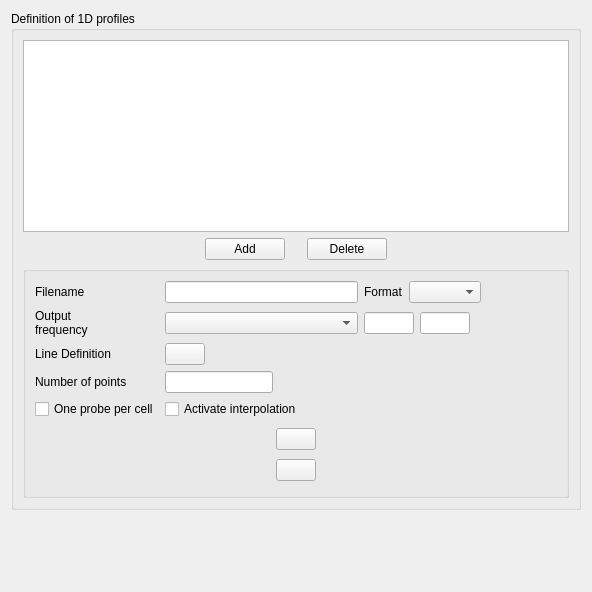
<?xml version="1.0" encoding="UTF-8"?>
<ui version="4.0">
 <class>ProfilesForm</class>
 <widget class="QWidget" name="ProfilesForm">
  <property name="geometry">
   <rect>
    <x>0</x>
    <y>0</y>
    <width>592</width>
    <height>592</height>
   </rect>
  </property>
  <property name="windowTitle">
   <string>Form</string>
  </property>
  <layout class="QGridLayout" name="gridLayout_5">
   <item row="0" column="0">
    <widget class="QGroupBox" name="groupBox">
     <property name="toolTip">
      <string>&lt;html&gt;&lt;head/&gt;&lt;body&gt;&lt;p&gt;&lt;span style=&quot; font-size:9pt;&quot;&gt;Define 1D profiles of variables along segments.&lt;/span&gt;&lt;/p&gt;&lt;/body&gt;&lt;/html&gt;</string>
     </property>
     <property name="title">
      <string>Definition of 1D profiles</string>
     </property>
     <layout class="QGridLayout" name="gridLayout_4">
      <item row="0" column="0">
       <widget class="QTreeView" name="treeViewProfile">
        <property name="toolTip">
         <string>&lt;html&gt;&lt;head/&gt;&lt;body&gt;&lt;p&gt;&lt;span style=&quot; font-size:9pt;&quot;&gt;Add and define new 1D profiles. Each profile has the following properties:&lt;br/&gt;- Filename: name of the file that will be written,&lt;br/&gt;- Format: &lt;/span&gt;&lt;span style=&quot; font-size:9pt; font-weight:600;&quot;&gt;.dat&lt;/span&gt;&lt;span style=&quot; font-size:9pt;&quot;&gt; or &lt;/span&gt;&lt;span style=&quot; font-size:9pt; font-weight:600;&quot;&gt;.csv&lt;/span&gt;&lt;span style=&quot; font-size:9pt;&quot;&gt;, extension of the file,&lt;br/&gt;- Output frequency: two possibilities, either at the end of the calculation or at each ’&lt;/span&gt;&lt;span style=&quot; font-size:9pt; font-weight:600;&quot;&gt;n&lt;/span&gt;&lt;span style=&quot; font-size:9pt;&quot;&gt;’ time steps,&lt;br/&gt;- Line definition: set the parametric equation of the segment through the Mathematical expression editor,&lt;br/&gt;- Number of points: number of sample points along the segment.&lt;/span&gt;&lt;/p&gt;&lt;/body&gt;&lt;/html&gt;</string>
        </property>
        <property name="indentation">
         <number>0</number>
        </property>
        <property name="rootIsDecorated">
         <bool>false</bool>
        </property>
       </widget>
      </item>
      <item row="1" column="0">
       <layout class="QHBoxLayout">
        <property name="spacing">
         <number>6</number>
        </property>
        <property name="leftMargin">
         <number>0</number>
        </property>
        <property name="topMargin">
         <number>0</number>
        </property>
        <property name="rightMargin">
         <number>0</number>
        </property>
        <property name="bottomMargin">
         <number>0</number>
        </property>
        <item>
         <spacer>
          <property name="orientation">
           <enum>Qt::Horizontal</enum>
          </property>
          <property name="sizeHint" stdset="0">
           <size>
            <width>20</width>
            <height>21</height>
           </size>
          </property>
         </spacer>
        </item>
        <item>
         <layout class="QHBoxLayout">
          <property name="spacing">
           <number>6</number>
          </property>
          <property name="leftMargin">
           <number>0</number>
          </property>
          <property name="topMargin">
           <number>0</number>
          </property>
          <property name="rightMargin">
           <number>0</number>
          </property>
          <property name="bottomMargin">
           <number>0</number>
          </property>
          <item>
           <widget class="QPushButton" name="pushButtonAdd">
            <property name="toolTip">
             <string>&lt;html&gt;&lt;head/&gt;&lt;body&gt;&lt;p&gt;&lt;span style=&quot; font-size:9pt;&quot;&gt;Add a 1D profile.&lt;/span&gt;&lt;/p&gt;&lt;/body&gt;&lt;/html&gt;</string>
            </property>
            <property name="text">
             <string>Add</string>
            </property>
           </widget>
          </item>
          <item>
           <spacer>
            <property name="orientation">
             <enum>Qt::Horizontal</enum>
            </property>
            <property name="sizeHint" stdset="0">
             <size>
              <width>16</width>
              <height>16</height>
             </size>
            </property>
           </spacer>
          </item>
          <item>
           <widget class="QPushButton" name="pushButtonDelete">
            <property name="toolTip">
             <string>&lt;html&gt;&lt;head/&gt;&lt;body&gt;&lt;p&gt;&lt;span style=&quot; font-size:9pt;&quot;&gt;Remove the last added 1D profile.&lt;/span&gt;&lt;/p&gt;&lt;/body&gt;&lt;/html&gt;</string>
            </property>
            <property name="text">
             <string>Delete</string>
            </property>
           </widget>
          </item>
         </layout>
        </item>
        <item>
         <spacer>
          <property name="orientation">
           <enum>Qt::Horizontal</enum>
          </property>
          <property name="sizeHint" stdset="0">
           <size>
            <width>16</width>
            <height>16</height>
           </size>
          </property>
         </spacer>
        </item>
       </layout>
      </item>
      <item row="2" column="0">
       <widget class="QGroupBox" name="groupBoxProfile">
        <property name="title">
         <string/>
        </property>
        <layout class="QGridLayout" name="gridLayout_3">
         <item row="0" column="0">
          <layout class="QGridLayout" name="gridLayout_2">
           <item row="0" column="0" colspan="3">
            <layout class="QGridLayout" name="gridLayout">
             <item row="1" column="2">
              <layout class="QHBoxLayout" name="horizontalLayoutFormat">
               <item>
                <widget class="QLabel" name="labelFormat">
                 <property name="sizePolicy">
                  <sizepolicy hsizetype="Minimum" vsizetype="Preferred">
                   <horstretch>0</horstretch>
                   <verstretch>0</verstretch>
                  </sizepolicy>
                 </property>
                 <property name="toolTip">
                  <string>&lt;html&gt;&lt;head/&gt;&lt;body&gt;&lt;p&gt;&lt;span style=&quot; font-size:9pt;&quot;&gt;Specify the format of the written file, .dat or .csv.&lt;/span&gt;&lt;/p&gt;&lt;/body&gt;&lt;/html&gt;</string>
                 </property>
                 <property name="text">
                  <string>Format</string>
                 </property>
                </widget>
               </item>
               <item>
                <widget class="QComboBox" name="comboBoxFormat">
                 <property name="toolTip">
                  <string>&lt;html&gt;&lt;head/&gt;&lt;body&gt;&lt;p&gt;&lt;span style=&quot; font-size:9pt;&quot;&gt;Specify the format of the written file, .dat or .csv.&lt;/span&gt;&lt;/p&gt;&lt;/body&gt;&lt;/html&gt;</string>
                 </property>
                </widget>
               </item>
               <item>
                <spacer name="horizontalSpacer_2">
                 <property name="orientation">
                  <enum>Qt::Horizontal</enum>
                 </property>
                 <property name="sizeHint" stdset="0">
                  <size>
                   <width>40</width>
                   <height>20</height>
                  </size>
                 </property>
                </spacer>
               </item>
              </layout>
             </item>
             <item row="2" column="0">
              <widget class="QLabel" name="labelFreq">
               <property name="toolTip">
                <string>&lt;html&gt;&lt;head/&gt;&lt;body&gt;&lt;p&gt;&lt;span style=&quot; font-size:9pt;&quot;&gt;Select and specify the output frequency of the 1D profile between:&lt;br/&gt;- At the end of the calculation,&lt;br/&gt;- At each ’n’ time steps.&lt;/span&gt;&lt;/p&gt;&lt;/body&gt;&lt;/html&gt;</string>
               </property>
               <property name="text">
                <string>Output
frequency</string>
               </property>
              </widget>
             </item>
             <item row="2" column="1">
              <widget class="QComboBox" name="comboBoxFreq">
               <property name="toolTip">
                <string>&lt;html&gt;&lt;head/&gt;&lt;body&gt;&lt;p&gt;&lt;span style=&quot; font-size:9pt;&quot;&gt;Select and specify the output frequency of the 1D profile between:&lt;br/&gt;- At the end of the calculation,&lt;br/&gt;- At each ’n’ time steps.&lt;/span&gt;&lt;/p&gt;&lt;/body&gt;&lt;/html&gt;</string>
               </property>
              </widget>
             </item>
             <item row="2" column="2">
              <layout class="QHBoxLayout" name="horizontalLayoutFormat">
               <item>
                <widget class="QLineEdit" name="lineEditFreq">
                 <property name="maximumSize">
                  <size>
                   <width>50</width>
                   <height>16777215</height>
                  </size>
                 </property>
                 <property name="toolTip">
                  <string>&lt;html&gt;&lt;head/&gt;&lt;body&gt;&lt;p&gt;&lt;span style=&quot; font-size:9pt;&quot;&gt;Select and specify the output frequency of the 1D profile between:&lt;br/&gt;- At the end of the calculation,&lt;br/&gt;- At each ’n’ time steps.&lt;/span&gt;&lt;/p&gt;&lt;/body&gt;&lt;/html&gt;</string>
                 </property>
                </widget>
               </item>
               <item>
                <widget class="QLineEdit" name="lineEditFreqTime">
                 <property name="maximumSize">
                  <size>
                   <width>50</width>
                   <height>16777215</height>
                  </size>
                 </property>
                 <property name="toolTip">
                  <string>&lt;html&gt;&lt;head/&gt;&lt;body&gt;&lt;p&gt;&lt;span style=&quot; font-size:9pt;&quot;&gt;Select and specify the output frequency of the 1D profile between:&lt;br/&gt;- At the end of the calculation,&lt;br/&gt;- At each ’n’ time steps.&lt;/span&gt;&lt;/p&gt;&lt;/body&gt;&lt;/html&gt;</string>
                 </property>
                </widget>
               </item>
               <item>
                <spacer name="horizontalSpacer">
                 <property name="orientation">
                  <enum>Qt::Horizontal</enum>
                 </property>
                 <property name="sizeHint" stdset="0">
                  <size>
                   <width>0</width>
                   <height>20</height>
                  </size>
                 </property>
                </spacer>
               </item>
              </layout>
             </item>
             <item row="3" column="0">
              <widget class="QLabel" name="label_3">
               <property name="toolTip">
                <string>&lt;html&gt;&lt;head/&gt;&lt;body&gt;&lt;p&gt;&lt;span style=&quot; font-size:9pt;&quot;&gt;Set the parametric equation of the segment through the formula editor.&lt;/span&gt;&lt;/p&gt;&lt;/body&gt;&lt;/html&gt;</string>
               </property>
               <property name="text">
                <string>Line Definition</string>
               </property>
              </widget>
             </item>
             <item row="3" column="1">
              <layout class="QHBoxLayout" name="horizontalLayout">
               <item>
                <widget class="QPushButton" name="pushButtonFormula">
                 <property name="toolTip">
                  <string>&lt;html&gt;&lt;head/&gt;&lt;body&gt;&lt;p&gt;&lt;span style=&quot; font-size:9pt;&quot;&gt;Set the parametric equation of the segment through the formula editor.&lt;/span&gt;&lt;/p&gt;&lt;/body&gt;&lt;/html&gt;</string>
                 </property>
                 <property name="text">
                  <string/>
                 </property>
                 <property name="icon">
                  <iconset resource="resources_pages.qrc">
                   <normaloff>:/new/prefix1/data/icons/22x22/edit-find-replace.png</normaloff>:/new/prefix1/data/icons/22x22/edit-find-replace.png</iconset>
                 </property>
                 <property name="iconSize">
                  <size>
                   <width>22</width>
                   <height>22</height>
                  </size>
                 </property>
                </widget>
               </item>
               <item>
                <spacer name="spacer_3">
                 <property name="orientation">
                  <enum>Qt::Horizontal</enum>
                 </property>
                 <property name="sizeHint" stdset="0">
                  <size>
                   <width>38</width>
                   <height>18</height>
                  </size>
                 </property>
                </spacer>
               </item>
              </layout>
             </item>
             <item row="3" column="2">
              <spacer name="spacer">
               <property name="orientation">
                <enum>Qt::Horizontal</enum>
               </property>
               <property name="sizeHint" stdset="0">
                <size>
                 <width>68</width>
                 <height>17</height>
                </size>
               </property>
              </spacer>
             </item>
             <item row="4" column="0">
              <widget class="QLabel" name="label_2">
               <property name="toolTip">
                <string>&lt;html&gt;&lt;head/&gt;&lt;body&gt;&lt;p&gt;&lt;span style=&quot; font-size:9pt;&quot;&gt;Specify the number of sample points along the segment.&lt;/span&gt;&lt;/p&gt;&lt;/body&gt;&lt;/html&gt;</string>
               </property>
               <property name="text">
                <string>Number of points</string>
               </property>
              </widget>
             </item>
             <item row="4" column="1">
              <layout class="QHBoxLayout" name="horizontalLayout_2">
               <item>
                <widget class="QLineEdit" name="lineEditNbPoint">
                 <property name="toolTip">
                  <string>&lt;html&gt;&lt;head/&gt;&lt;body&gt;&lt;p&gt;&lt;span style=&quot; font-size:9pt;&quot;&gt;Specify the number of sample points along the segment.&lt;/span&gt;&lt;/p&gt;&lt;/body&gt;&lt;/html&gt;</string>
                 </property>
                </widget>
               </item>
               <item>
                <spacer name="spacer_4">
                 <property name="orientation">
                  <enum>Qt::Horizontal</enum>
                 </property>
                 <property name="sizeHint" stdset="0">
                  <size>
                   <width>28</width>
                   <height>18</height>
                  </size>
                 </property>
                </spacer>
               </item>
              </layout>
             </item>
             <item row="4" column="2">
              <spacer name="spacer_2">
               <property name="orientation">
                <enum>Qt::Horizontal</enum>
               </property>
               <property name="sizeHint" stdset="0">
                <size>
                 <width>58</width>
                 <height>17</height>
                </size>
               </property>
              </spacer>
             </item>
             <item row="1" column="0">
              <widget class="QLabel" name="labelBaseName">
               <property name="toolTip">
                <string>&lt;html&gt;&lt;head/&gt;&lt;body&gt;&lt;p&gt;&lt;span style=&quot; font-size:9pt;&quot;&gt;Specify the name of the written file.&lt;/span&gt;&lt;/p&gt;&lt;/body&gt;&lt;/html&gt;</string>
               </property>
               <property name="text">
                <string>Filename</string>
               </property>
              </widget>
             </item>
             <item row="1" column="1">
              <widget class="QLineEdit" name="lineEditBaseName">
               <property name="toolTip">
                <string>&lt;html&gt;&lt;head/&gt;&lt;body&gt;&lt;p&gt;&lt;span style=&quot; font-size:9pt;&quot;&gt;Specify the name of the written file.&lt;/span&gt;&lt;/p&gt;&lt;/body&gt;&lt;/html&gt;</string>
               </property>
              </widget>
             </item>
             <item row="5" column="1">
              <widget class="QCheckBox" name="checkBoxActivateInterpolation">
               <property name="toolTip">
                <string>&lt;html&gt;&lt;head/&gt;&lt;body&gt;&lt;p&gt;Interpolate values at probes using a gradient-based first-order Taylor expansion.&lt;/p&gt;&lt;/body&gt;&lt;/html&gt;</string>
               </property>
               <property name="text">
                <string>Activate interpolation</string>
               </property>
              </widget>
             </item>
             <item row="5" column="0">
              <widget class="QCheckBox" name="checkBoxSnapToCenter">
               <property name="toolTip">
                <string>&lt;html&gt;&lt;head/&gt;&lt;body&gt;&lt;p&gt;If several points are located in the same cell,&lt;br/&gt;keep only the ones closest to the cell center.&lt;/p&gt;&lt;/body&gt;&lt;/html&gt;</string>
               </property>
               <property name="text">
                <string>One probe per cell</string>
               </property>
              </widget>
             </item>
            </layout>
           </item>
           <item row="1" column="0">
            <spacer>
             <property name="orientation">
              <enum>Qt::Horizontal</enum>
             </property>
             <property name="sizeHint" stdset="0">
              <size>
               <width>16</width>
               <height>61</height>
              </size>
             </property>
            </spacer>
           </item>
           <item row="1" column="1">
            <layout class="QHBoxLayout">
             <property name="spacing">
              <number>6</number>
             </property>
             <property name="leftMargin">
              <number>0</number>
             </property>
             <property name="topMargin">
              <number>0</number>
             </property>
             <property name="rightMargin">
              <number>0</number>
             </property>
             <property name="bottomMargin">
              <number>0</number>
             </property>
             <item>
              <widget class="QWidget" name="widgetDrag" native="true">
               <property name="minimumSize">
                <size>
                 <width>50</width>
                 <height>0</height>
                </size>
               </property>
               <property name="toolTip">
                <string>&lt;html&gt;&lt;head/&gt;&lt;body&gt;&lt;p&gt;&lt;span style=&quot; font-size:9pt;&quot;&gt;List of available variables for 1D profiles.&lt;/span&gt;&lt;/p&gt;&lt;/body&gt;&lt;/html&gt;</string>
               </property>
              </widget>
             </item>
             <item>
              <layout class="QVBoxLayout">
               <property name="spacing">
                <number>6</number>
               </property>
               <property name="leftMargin">
                <number>0</number>
               </property>
               <property name="topMargin">
                <number>0</number>
               </property>
               <property name="rightMargin">
                <number>0</number>
               </property>
               <property name="bottomMargin">
                <number>0</number>
               </property>
               <item>
                <widget class="QPushButton" name="pushButtonAddVar">
                 <property name="toolTip">
                  <string>&lt;html&gt;&lt;head/&gt;&lt;body&gt;&lt;p&gt;&lt;span style=&quot; font-size:9pt;&quot;&gt;Add a variable to the 1D profile.&lt;/span&gt;&lt;/p&gt;&lt;/body&gt;&lt;/html&gt;</string>
                 </property>
                 <property name="text">
                  <string/>
                 </property>
                 <property name="icon">
                  <iconset resource="resources_pages.qrc">
                   <normaloff>:/new/prefix1/data/icons/32x32/go-next.png</normaloff>:/new/prefix1/data/icons/32x32/go-next.png</iconset>
                 </property>
                </widget>
               </item>
               <item>
                <widget class="QPushButton" name="pushButtonSuppressVar">
                 <property name="toolTip">
                  <string>&lt;html&gt;&lt;head/&gt;&lt;body&gt;&lt;p&gt;&lt;span style=&quot; font-size:9pt;&quot;&gt;Remove a variable from the 1D profile.&lt;/span&gt;&lt;/p&gt;&lt;/body&gt;&lt;/html&gt;</string>
                 </property>
                 <property name="text">
                  <string/>
                 </property>
                 <property name="icon">
                  <iconset resource="resources_pages.qrc">
                   <normaloff>:/new/prefix1/data/icons/32x32/go-previous.png</normaloff>:/new/prefix1/data/icons/32x32/go-previous.png</iconset>
                 </property>
                </widget>
               </item>
              </layout>
             </item>
             <item>
              <widget class="QWidget" name="widgetDrop" native="true">
               <property name="minimumSize">
                <size>
                 <width>50</width>
                 <height>0</height>
                </size>
               </property>
               <property name="toolTip">
                <string>&lt;html&gt;&lt;head/&gt;&lt;body&gt;&lt;p&gt;&lt;span style=&quot; font-size:9pt;&quot;&gt;List of available variables for 1D profiles.&lt;/span&gt;&lt;/p&gt;&lt;/body&gt;&lt;/html&gt;</string>
               </property>
               <widget class="Line" name="line">
                <property name="geometry">
                 <rect>
                  <x>-240</x>
                  <y>-10</y>
                  <width>378</width>
                  <height>16</height>
                 </rect>
                </property>
                <property name="orientation">
                 <enum>Qt::Horizontal</enum>
                </property>
               </widget>
              </widget>
             </item>
            </layout>
           </item>
           <item row="1" column="2">
            <spacer>
             <property name="orientation">
              <enum>Qt::Horizontal</enum>
             </property>
             <property name="sizeHint" stdset="0">
              <size>
               <width>16</width>
               <height>61</height>
              </size>
             </property>
            </spacer>
           </item>
          </layout>
         </item>
        </layout>
       </widget>
      </item>
     </layout>
    </widget>
   </item>
   <item row="1" column="0">
    <spacer>
     <property name="orientation">
      <enum>Qt::Vertical</enum>
     </property>
     <property name="sizeHint" stdset="0">
      <size>
       <width>432</width>
       <height>16</height>
      </size>
     </property>
    </spacer>
   </item>
  </layout>
 </widget>
 <resources>
  <include location="resources_pages.qrc"/>
  <include location="resources_pages.qrc"/>
 </resources>
 <connections/>
</ui>
